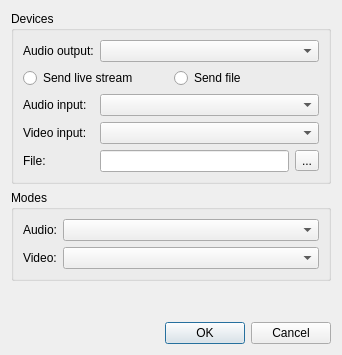
<ui version="4.0" >
 <class>Config</class>
 <widget class="QDialog" name="Config" >
  <property name="geometry" >
   <rect>
    <x>0</x>
    <y>0</y>
    <width>338</width>
    <height>355</height>
   </rect>
  </property>
  <property name="windowTitle" >
   <string>Dialog</string>
  </property>
  <layout class="QVBoxLayout" >
   <item>
    <widget class="QGroupBox" name="gb_devices" >
     <property name="title" >
      <string>Devices</string>
     </property>
     <layout class="QGridLayout" >
      <item row="0" column="0" >
       <widget class="QLabel" name="label" >
        <property name="text" >
         <string>Audio output:</string>
        </property>
       </widget>
      </item>
      <item row="0" column="1" >
       <widget class="QComboBox" name="cb_audioOutDevice" >
        <property name="sizePolicy" >
         <sizepolicy vsizetype="Fixed" hsizetype="Expanding" >
          <horstretch>0</horstretch>
          <verstretch>0</verstretch>
         </sizepolicy>
        </property>
       </widget>
      </item>
      <item row="1" column="0" colspan="2" >
       <layout class="QHBoxLayout" >
        <item>
         <widget class="QRadioButton" name="rb_sendLive" >
          <property name="text" >
           <string>Send live stream</string>
          </property>
         </widget>
        </item>
        <item>
         <widget class="QRadioButton" name="rb_sendFile" >
          <property name="text" >
           <string>Send file</string>
          </property>
         </widget>
        </item>
       </layout>
      </item>
      <item row="2" column="0" >
       <widget class="QLabel" name="lb_audioInDevice" >
        <property name="text" >
         <string>Audio input:</string>
        </property>
       </widget>
      </item>
      <item row="2" column="1" >
       <widget class="QComboBox" name="cb_audioInDevice" >
        <property name="sizePolicy" >
         <sizepolicy vsizetype="Fixed" hsizetype="Expanding" >
          <horstretch>0</horstretch>
          <verstretch>0</verstretch>
         </sizepolicy>
        </property>
       </widget>
      </item>
      <item row="3" column="0" >
       <widget class="QLabel" name="lb_videoInDevice" >
        <property name="text" >
         <string>Video input:</string>
        </property>
       </widget>
      </item>
      <item row="3" column="1" >
       <widget class="QComboBox" name="cb_videoInDevice" >
        <property name="sizePolicy" >
         <sizepolicy vsizetype="Fixed" hsizetype="Expanding" >
          <horstretch>0</horstretch>
          <verstretch>0</verstretch>
         </sizepolicy>
        </property>
       </widget>
      </item>
      <item row="4" column="0" >
       <widget class="QLabel" name="lb_file" >
        <property name="text" >
         <string>File:</string>
        </property>
       </widget>
      </item>
      <item row="4" column="1" >
       <layout class="QHBoxLayout" >
        <item>
         <widget class="QLineEdit" name="le_file" />
        </item>
        <item>
         <widget class="QToolButton" name="tb_file" >
          <property name="text" >
           <string>...</string>
          </property>
         </widget>
        </item>
       </layout>
      </item>
     </layout>
    </widget>
   </item>
   <item>
    <widget class="QGroupBox" name="gb_modes" >
     <property name="title" >
      <string>Modes</string>
     </property>
     <layout class="QGridLayout" >
      <item row="0" column="0" >
       <widget class="QLabel" name="lb_audioMode" >
        <property name="text" >
         <string>Audio:</string>
        </property>
       </widget>
      </item>
      <item row="0" column="1" >
       <widget class="QComboBox" name="cb_audioMode" >
        <property name="sizePolicy" >
         <sizepolicy vsizetype="Fixed" hsizetype="Expanding" >
          <horstretch>0</horstretch>
          <verstretch>0</verstretch>
         </sizepolicy>
        </property>
       </widget>
      </item>
      <item row="1" column="0" >
       <widget class="QLabel" name="lb_videoMode" >
        <property name="text" >
         <string>Video:</string>
        </property>
       </widget>
      </item>
      <item row="1" column="1" >
       <widget class="QComboBox" name="cb_videoMode" >
        <property name="sizePolicy" >
         <sizepolicy vsizetype="Fixed" hsizetype="Expanding" >
          <horstretch>0</horstretch>
          <verstretch>0</verstretch>
         </sizepolicy>
        </property>
       </widget>
      </item>
     </layout>
    </widget>
   </item>
   <item>
    <spacer>
     <property name="orientation" >
      <enum>Qt::Vertical</enum>
     </property>
     <property name="sizeHint" >
      <size>
       <width>320</width>
       <height>81</height>
      </size>
     </property>
    </spacer>
   </item>
   <item>
    <widget class="QDialogButtonBox" name="buttonBox" >
     <property name="orientation" >
      <enum>Qt::Horizontal</enum>
     </property>
     <property name="standardButtons" >
      <set>QDialogButtonBox::Cancel|QDialogButtonBox::NoButton|QDialogButtonBox::Ok</set>
     </property>
    </widget>
   </item>
  </layout>
 </widget>
 <tabstops>
  <tabstop>cb_audioOutDevice</tabstop>
  <tabstop>rb_sendLive</tabstop>
  <tabstop>rb_sendFile</tabstop>
  <tabstop>cb_audioInDevice</tabstop>
  <tabstop>cb_videoInDevice</tabstop>
  <tabstop>le_file</tabstop>
  <tabstop>tb_file</tabstop>
  <tabstop>cb_audioMode</tabstop>
  <tabstop>cb_videoMode</tabstop>
  <tabstop>buttonBox</tabstop>
 </tabstops>
 <resources/>
 <connections>
  <connection>
   <sender>buttonBox</sender>
   <signal>accepted()</signal>
   <receiver>Config</receiver>
   <slot>accept()</slot>
   <hints>
    <hint type="sourcelabel" >
     <x>219</x>
     <y>307</y>
    </hint>
    <hint type="destinationlabel" >
     <x>180</x>
     <y>332</y>
    </hint>
   </hints>
  </connection>
  <connection>
   <sender>buttonBox</sender>
   <signal>rejected()</signal>
   <receiver>Config</receiver>
   <slot>reject()</slot>
   <hints>
    <hint type="sourcelabel" >
     <x>290</x>
     <y>307</y>
    </hint>
    <hint type="destinationlabel" >
     <x>280</x>
     <y>333</y>
    </hint>
   </hints>
  </connection>
 </connections>
</ui>
